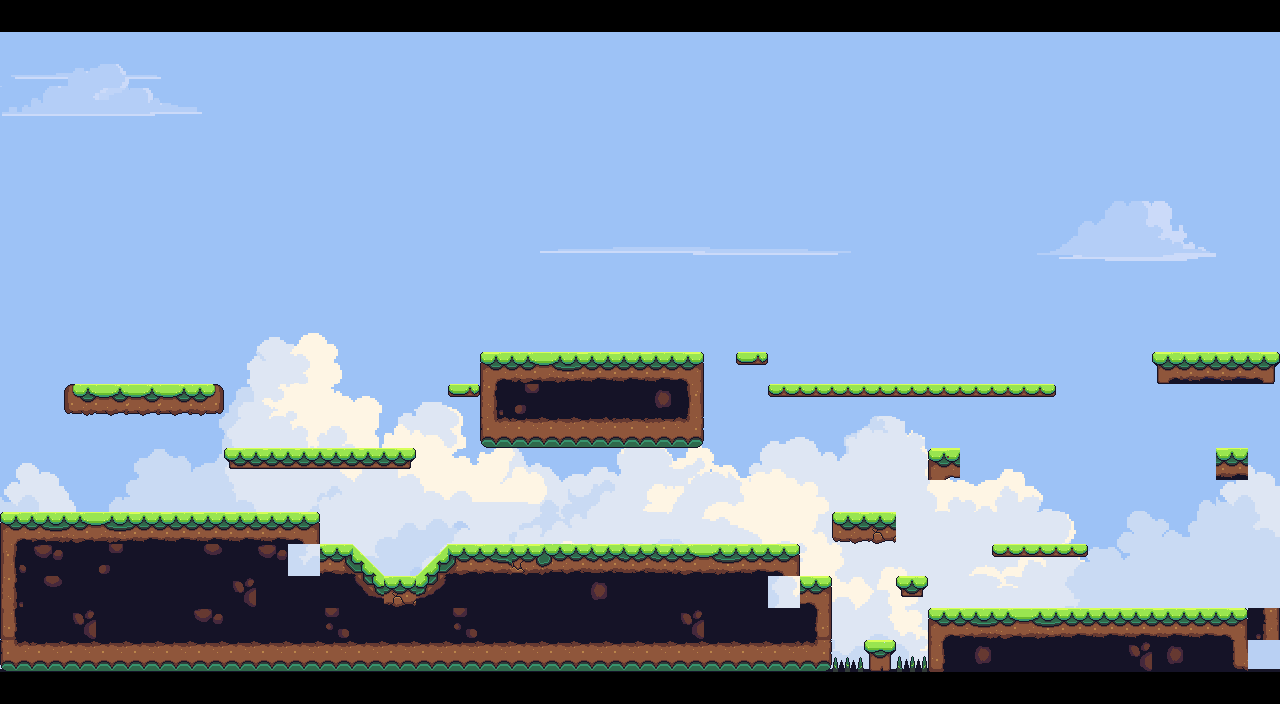

Tiled map render using the project's own tile images. Description and the map definition, with tile-layer contents summarised, below:
An orthogonal 40x22 tile map with 32x32 px tiles, 2 tile layers (Background, tiles), 3 tilesets and 43 objects.

<map version="1.9" tiledversion="1.9.2" orientation="orthogonal" renderorder="right-down" width="40" height="22" tilewidth="32" tileheight="32" infinite="0" nextlayerid="14" nextobjectid="126">
 <tileset firstgid="1" source="tilemap.tsx" />
 <tileset firstgid="121" source="player.tsx" />
 <tileset firstgid="257" name="background" tilewidth="32" tileheight="32" spacing="1" margin="1" tilecount="2470" columns="38">
  <image source="../background.png" width="1280" height="2160" />
 </tileset>
 <layer id="9" name="Background" width="40" height="22">
  <data>[880 cells, 800 non-empty, 764 distinct tile ids]</data>
 </layer>
 <layer id="1" name="tiles" width="40" height="22">
  <data>[880 cells, 208 non-empty, 66 distinct tile ids]</data>
 </layer>
 <objectgroup id="3" name="Objects">
  <object id="2" x="64" y="384">
   <polygon points="0,0 160,0 160,32 0,32" />
  </object>
  <object id="10" x="768" y="384">
   <polygon points="0,0 0,32 288,32 288,0" />
  </object>
  <object id="11" x="1152" y="352">
   <polygon points="0,0 0,32 128,32 128,0" />
  </object>
  <object id="15" x="832" y="544">
   <polyline points="0,0 128,0 128,-32 0,-32 0,0" />
  </object>
  <object id="16" x="928" y="448.333">
   <polygon points="0,0 0,63.6667 32,63.6667 32,-0.333333" />
  </object>
  <object id="17" x="960" y="448">
   <polygon points="0,0 320,0 320,32 0,32" />
  </object>
  <object id="19" x="1248" y="480">
   <polygon points="0,0 32,0 32,192 0,192 0,0" />
  </object>
  <object id="21" x="992" y="544">
   <polygon points="0,0 96,0 96,32 0,32" />
  </object>
  <object id="24" x="896.364" y="576">
   <polygon points="0,0 31.6364,0 31.6364,32 -0.363636,32" />
  </object>
  <object id="25" x="864" y="608">
   <polygon points="0,32 32,32 32,64 0,64" />
  </object>
  <object id="26" x="800" y="576">
   <polygon points="0,0 32,0 32,96 0,96 0,0" />
  </object>
  <object id="30" x="0" y="512">
   <polygon points="0,0 320,0 320,160 0,160" />
  </object>
  <object id="45" x="928" y="608">
   <polygon points="0,0 0,64 320,64 320,0" />
  </object>
  <object id="48" x="416" y="576">
   <polygon points="0,0 32,-32 32,0" />
  </object>
  <object id="49" x="448" y="544">
   <polygon points="0,0 224,0 224,128 0,128" />
  </object>
  <object id="60" x="832" y="608">
   <polygon points="0,32 0,64 32,64 32,32" />
  </object>
  <object id="61" x="896" y="608">
   <polyline points="0,32 32,32 32,64 0,64 0,64" />
  </object>
  <object id="64" x="320" y="544">
   <polygon points="0,0 32,0 32,128 0,128" />
  </object>
  <object id="65" x="352" y="576">
   <polygon points="0,0 96,0 96,96 0,96" />
  </object>
  <object id="66" x="352" y="544">
   <polygon points="0,0 32,32 0,32" />
  </object>
  <object id="67" x="448" y="544">
   <polygon points="0,0 -32,32 0,32" />
  </object>
  <object id="77" x="672" y="544">
   <polygon points="0,0 128,0 128,128 0,128" />
  </object>
 </objectgroup>
 <objectgroup id="13" name="Crystals">
  <object id="101" x="400" y="366.667">
   <ellipse />
  </object>
  <object id="102" x="430.667" y="366.667">
   <ellipse />
  </object>
  <object id="103" x="364" y="368">
   <ellipse />
  </object>
  <object id="104" x="372" y="330.667">
   <ellipse />
  </object>
  <object id="105" x="458.667" y="286.667">
   <ellipse />
  </object>
  <object id="106" x="385.333" y="254.667">
   <ellipse />
  </object>
  <object id="107" x="366.667" y="281.333">
   <ellipse />
  </object>
  <object id="108" x="434.667" y="301.333">
   <ellipse />
  </object>
  <object id="109" x="401.333" y="309.333">
   <ellipse />
  </object>
  <object id="114" x="142.5" y="459">
   <ellipse />
  </object>
  <object id="115" x="174.5" y="460">
   <ellipse />
  </object>
  <object id="116" x="206.5" y="460.5">
   <ellipse />
  </object>
  <object id="117" x="240.5" y="429.5">
   <ellipse />
  </object>
  <object id="118" x="277" y="429">
   <ellipse />
  </object>
  <object id="119" x="307" y="428.5">
   <ellipse />
  </object>
  <object id="120" x="336.5" y="431">
   <ellipse />
  </object>
  <object id="121" x="368.5" y="429">
   <ellipse />
  </object>
  <object id="122" x="401" y="430">
   <ellipse />
  </object>
  <object id="123" x="399" y="397">
   <ellipse />
  </object>
  <object id="124" x="367" y="397.5">
   <ellipse />
  </object>
  <object id="125" x="334" y="399.5">
   <ellipse />
  </object>
 </objectgroup>
</map>